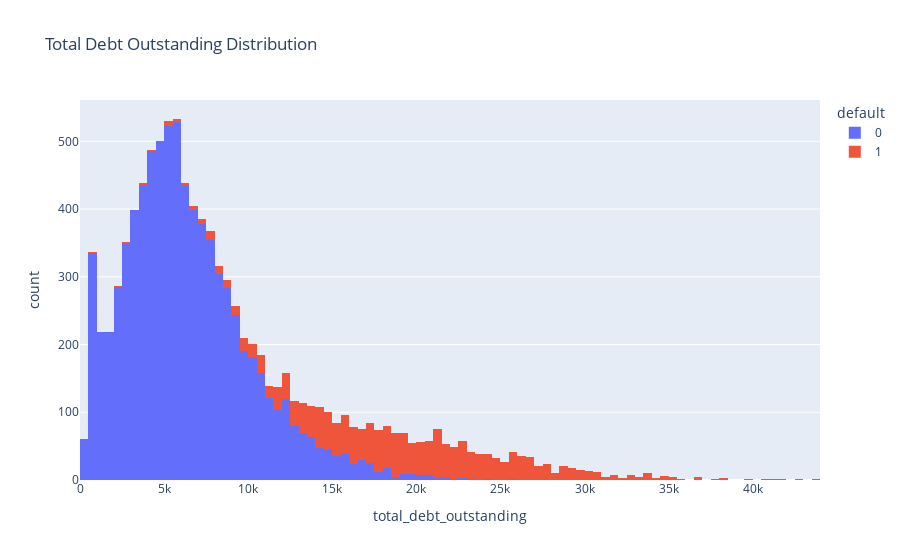

Source (notebook cell):
### Code cell
px.histogram(
    df,
    x="total_debt_outstanding",
    color="default",
    title="Total Debt Outstanding Distribution",
)

### Figure 1 — Plotly figure (JSON) as saved in the notebook; plotly's stock layout.template omitted (floating-point values rounded to 4 significant figures; data arrays with more than 128 entries replaced by an {"elided": "..."} marker saying what was removed)
{"data": [{"alignmentgroup": "True", "bingroup": "x", "hovertemplate": "default=0<br>total_debt_outstanding=%{x}<br>count=%{y}<extra></extra>", "legendgroup": "0", "marker": {"color": "#636efa", "pattern": {"shape": ""}}, "name": "0", "offsetgroup": "0", "orientation": "v", "showlegend": true, "type": "histogram", "x": {"elided": "8149 float values"}, "xaxis": "x", "yaxis": "y"}, {"alignmentgroup": "True", "bingroup": "x", "hovertemplate": "default=1<br>total_debt_outstanding=%{x}<br>count=%{y}<extra></extra>", "legendgroup": "1", "marker": {"color": "#EF553B", "pattern": {"shape": ""}}, "name": "1", "offsetgroup": "1", "orientation": "v", "showlegend": true, "type": "histogram", "x": {"elided": "1851 float values"}, "xaxis": "x", "yaxis": "y"}], "layout": {"barmode": "relative", "legend": {"title": {"text": "default"}, "tracegroupgap": 0}, "title": {"text": "Total Debt Outstanding Distribution"}, "xaxis": {"anchor": "y", "domain": [0, 1], "title": {"text": "total_debt_outstanding"}}, "yaxis": {"anchor": "x", "domain": [0, 1], "title": {"text": "count"}}}}
